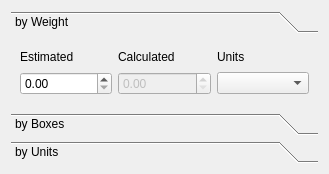
<?xml version="1.0" encoding="UTF-8"?>
<ui version="4.0">
 <class>CatchInputCtrl</class>
 <widget class="QWidget" name="CatchInputCtrl">
  <property name="geometry">
   <rect>
    <x>0</x>
    <y>0</y>
    <width>329</width>
    <height>171</height>
   </rect>
  </property>
  <property name="windowTitle">
   <string>Form</string>
  </property>
  <layout class="QVBoxLayout" name="verticalLayout">
   <item>
    <widget class="QToolBox" name="toolBox">
     <property name="sizePolicy">
      <sizepolicy hsizetype="Preferred" vsizetype="Fixed">
       <horstretch>0</horstretch>
       <verstretch>0</verstretch>
      </sizepolicy>
     </property>
     <property name="toolTip">
      <string>This widget allows us to introduce the catch, 
 using several methods that match each other.</string>
     </property>
     <property name="statusTip">
      <string>This widget allows us to introduce the catch, \n using several methods that match each other.</string>
     </property>
     <property name="whatsThis">
      <string>This widget allows us to introduce the catch, 
 using several methods that match each other.</string>
     </property>
     <property name="currentIndex">
      <number>0</number>
     </property>
     <widget class="QWidget" name="pageWeight">
      <property name="geometry">
       <rect>
        <x>0</x>
        <y>0</y>
        <width>311</width>
        <height>57</height>
       </rect>
      </property>
      <attribute name="label">
       <string>by Weight</string>
      </attribute>
      <attribute name="toolTip">
       <string>Insert aggregated weight (total weight)</string>
      </attribute>
      <layout class="QGridLayout" name="gridLayout_3">
       <item row="0" column="0">
        <widget class="QLabel" name="label">
         <property name="sizePolicy">
          <sizepolicy hsizetype="Preferred" vsizetype="Fixed">
           <horstretch>0</horstretch>
           <verstretch>0</verstretch>
          </sizepolicy>
         </property>
         <property name="text">
          <string>Estimated</string>
         </property>
        </widget>
       </item>
       <item row="0" column="1">
        <widget class="QLabel" name="label_2">
         <property name="sizePolicy">
          <sizepolicy hsizetype="Preferred" vsizetype="Fixed">
           <horstretch>0</horstretch>
           <verstretch>0</verstretch>
          </sizepolicy>
         </property>
         <property name="text">
          <string>Calculated</string>
         </property>
        </widget>
       </item>
       <item row="0" column="2">
        <widget class="QLabel" name="label_3">
         <property name="sizePolicy">
          <sizepolicy hsizetype="Preferred" vsizetype="Fixed">
           <horstretch>0</horstretch>
           <verstretch>0</verstretch>
          </sizepolicy>
         </property>
         <property name="text">
          <string>Units</string>
         </property>
        </widget>
       </item>
       <item row="1" column="0">
        <widget class="QDoubleSpinBox" name="doubleSpinTotalE">
         <property name="toolTip">
          <string>Estimated total catch weight</string>
         </property>
         <property name="statusTip">
          <string>Estimated total catch weight</string>
         </property>
         <property name="whatsThis">
          <string>Estimated total catch weight</string>
         </property>
        </widget>
       </item>
       <item row="1" column="1">
        <widget class="QDoubleSpinBox" name="doubleSpinTotalC">
         <property name="enabled">
          <bool>false</bool>
         </property>
         <property name="toolTip">
          <string>Calculated total catch weight 
 (comes from the aggregation of totals introduced in next forms)</string>
         </property>
         <property name="statusTip">
          <string>Calculated total catch weight \n (comes from the aggregation of totals introduced in next forms)</string>
         </property>
         <property name="whatsThis">
          <string>Calculated total catch weight 
 (comes from the aggregation of totals introduced in next forms)</string>
         </property>
        </widget>
       </item>
       <item row="1" column="2">
        <widget class="QComboBox" name="cmbWeightUnits">
         <property name="toolTip">
          <string>Weight units</string>
         </property>
         <property name="statusTip">
          <string>Weight units</string>
         </property>
         <property name="whatsThis">
          <string>Weight units</string>
         </property>
        </widget>
       </item>
      </layout>
     </widget>
     <widget class="QWidget" name="pageBoxes">
      <property name="geometry">
       <rect>
        <x>0</x>
        <y>0</y>
        <width>272</width>
        <height>57</height>
       </rect>
      </property>
      <attribute name="label">
       <string>by Boxes</string>
      </attribute>
      <attribute name="toolTip">
       <string>Insert weight by boxes (number of boxes x box weight)</string>
      </attribute>
      <layout class="QGridLayout" name="gridLayout_2">
       <item row="0" column="0">
        <widget class="QLabel" name="label_4">
         <property name="sizePolicy">
          <sizepolicy hsizetype="Preferred" vsizetype="Fixed">
           <horstretch>0</horstretch>
           <verstretch>0</verstretch>
          </sizepolicy>
         </property>
         <property name="text">
          <string>Estimated</string>
         </property>
        </widget>
       </item>
       <item row="0" column="1">
        <widget class="QLabel" name="label_5">
         <property name="sizePolicy">
          <sizepolicy hsizetype="Preferred" vsizetype="Fixed">
           <horstretch>0</horstretch>
           <verstretch>0</verstretch>
          </sizepolicy>
         </property>
         <property name="text">
          <string>Calculated</string>
         </property>
        </widget>
       </item>
       <item row="0" column="2">
        <widget class="QLabel" name="label_6">
         <property name="sizePolicy">
          <sizepolicy hsizetype="Preferred" vsizetype="Fixed">
           <horstretch>0</horstretch>
           <verstretch>0</verstretch>
          </sizepolicy>
         </property>
         <property name="text">
          <string>Weight/box</string>
         </property>
        </widget>
       </item>
       <item row="0" column="3">
        <widget class="QLabel" name="label_7">
         <property name="sizePolicy">
          <sizepolicy hsizetype="Preferred" vsizetype="Fixed">
           <horstretch>0</horstretch>
           <verstretch>0</verstretch>
          </sizepolicy>
         </property>
         <property name="text">
          <string>Units</string>
         </property>
        </widget>
       </item>
       <item row="1" column="0">
        <widget class="QDoubleSpinBox" name="doubleSpinNoBoxesE">
         <property name="toolTip">
          <string>Estimated number of boxes</string>
         </property>
         <property name="statusTip">
          <string>Estimated number of boxes</string>
         </property>
         <property name="whatsThis">
          <string>Estimated number of boxes</string>
         </property>
        </widget>
       </item>
       <item row="1" column="1">
        <widget class="QDoubleSpinBox" name="doubleSpinNoBoxesC">
         <property name="enabled">
          <bool>false</bool>
         </property>
         <property name="toolTip">
          <string>Calculated number of boxes 
 (comes from the aggregation of totals introduced in next forms)</string>
         </property>
         <property name="statusTip">
          <string>Calculated number of boxes \n (comes from the aggregation of totals introduced in next forms)</string>
         </property>
         <property name="whatsThis">
          <string>Calculated number of boxes 
 (comes from the aggregation of totals introduced in next forms)</string>
         </property>
        </widget>
       </item>
       <item row="1" column="2">
        <widget class="QDoubleSpinBox" name="doubleSpinWeightBox">
         <property name="toolTip">
          <string>Box weight</string>
         </property>
         <property name="statusTip">
          <string>Box weight</string>
         </property>
         <property name="whatsThis">
          <string>Box weight</string>
         </property>
        </widget>
       </item>
       <item row="1" column="3">
        <widget class="QComboBox" name="cmbBoxUnits">
         <property name="toolTip">
          <string>Box weight units</string>
         </property>
         <property name="statusTip">
          <string>Box weight units</string>
         </property>
         <property name="whatsThis">
          <string>Box weight units</string>
         </property>
        </widget>
       </item>
      </layout>
     </widget>
     <widget class="QWidget" name="pageUnits">
      <property name="geometry">
       <rect>
        <x>0</x>
        <y>0</y>
        <width>311</width>
        <height>57</height>
       </rect>
      </property>
      <attribute name="label">
       <string>by Units</string>
      </attribute>
      <attribute name="toolTip">
       <string>Insert weight by units (number of units x unit weight)</string>
      </attribute>
      <layout class="QGridLayout" name="gridLayout">
       <item row="0" column="0">
        <widget class="QLabel" name="label_8">
         <property name="sizePolicy">
          <sizepolicy hsizetype="Preferred" vsizetype="Fixed">
           <horstretch>0</horstretch>
           <verstretch>0</verstretch>
          </sizepolicy>
         </property>
         <property name="text">
          <string>Estimated</string>
         </property>
        </widget>
       </item>
       <item row="0" column="1">
        <widget class="QLabel" name="label_9">
         <property name="sizePolicy">
          <sizepolicy hsizetype="Preferred" vsizetype="Fixed">
           <horstretch>0</horstretch>
           <verstretch>0</verstretch>
          </sizepolicy>
         </property>
         <property name="text">
          <string>Calculated</string>
         </property>
        </widget>
       </item>
       <item row="0" column="2">
        <widget class="QLabel" name="label_10">
         <property name="sizePolicy">
          <sizepolicy hsizetype="Preferred" vsizetype="Fixed">
           <horstretch>0</horstretch>
           <verstretch>0</verstretch>
          </sizepolicy>
         </property>
         <property name="text">
          <string>Weight/unit</string>
         </property>
        </widget>
       </item>
       <item row="0" column="3">
        <widget class="QLabel" name="label_11">
         <property name="sizePolicy">
          <sizepolicy hsizetype="Preferred" vsizetype="Fixed">
           <horstretch>0</horstretch>
           <verstretch>0</verstretch>
          </sizepolicy>
         </property>
         <property name="text">
          <string>Units</string>
         </property>
        </widget>
       </item>
       <item row="1" column="0">
        <widget class="QSpinBox" name="spinUnitsE">
         <property name="toolTip">
          <string>Estimated units</string>
         </property>
         <property name="statusTip">
          <string>Estimated units</string>
         </property>
         <property name="whatsThis">
          <string>Estimated units</string>
         </property>
        </widget>
       </item>
       <item row="1" column="1">
        <widget class="QSpinBox" name="spinUnitsC">
         <property name="enabled">
          <bool>false</bool>
         </property>
         <property name="toolTip">
          <string>Calculated units 
 (comes from the aggregation of totals introduced in next forms)</string>
         </property>
         <property name="statusTip">
          <string>Calculated units \n (comes from the aggregation of totals introduced in next forms)</string>
         </property>
         <property name="whatsThis">
          <string>Calculated units 
 (comes from the aggregation of totals introduced in next forms)</string>
         </property>
        </widget>
       </item>
       <item row="1" column="2">
        <widget class="QDoubleSpinBox" name="doubleSpinWeightUnit">
         <property name="enabled">
          <bool>true</bool>
         </property>
         <property name="toolTip">
          <string>Unit weight</string>
         </property>
         <property name="statusTip">
          <string>Unit weight</string>
         </property>
         <property name="whatsThis">
          <string>Unit weight</string>
         </property>
        </widget>
       </item>
       <item row="1" column="3">
        <widget class="QComboBox" name="cmbUnitUnits">
         <property name="toolTip">
          <string>Unit weight units</string>
         </property>
         <property name="statusTip">
          <string>Unit weight units</string>
         </property>
         <property name="whatsThis">
          <string>Unit weight units</string>
         </property>
        </widget>
       </item>
      </layout>
     </widget>
    </widget>
   </item>
  </layout>
 </widget>
 <resources/>
 <connections>
  <connection>
   <sender>spinUnitsE</sender>
   <signal>valueChanged(int)</signal>
   <receiver>CatchInputCtrl</receiver>
   <slot>adjustTotalWeightFromUnits(int)</slot>
   <hints>
    <hint type="sourcelabel">
     <x>51</x>
     <y>134</y>
    </hint>
    <hint type="destinationlabel">
     <x>164</x>
     <y>85</y>
    </hint>
   </hints>
  </connection>
  <connection>
   <sender>doubleSpinWeightUnit</sender>
   <signal>valueChanged(double)</signal>
   <receiver>CatchInputCtrl</receiver>
   <slot>adjustTotalWeightFromUnits(double)</slot>
   <hints>
    <hint type="sourcelabel">
     <x>197</x>
     <y>134</y>
    </hint>
    <hint type="destinationlabel">
     <x>164</x>
     <y>85</y>
    </hint>
   </hints>
  </connection>
  <connection>
   <sender>doubleSpinNoBoxesE</sender>
   <signal>valueChanged(double)</signal>
   <receiver>CatchInputCtrl</receiver>
   <slot>adjustTotalWeightFromNoBoxes(double)</slot>
   <hints>
    <hint type="sourcelabel">
     <x>51</x>
     <y>107</y>
    </hint>
    <hint type="destinationlabel">
     <x>164</x>
     <y>85</y>
    </hint>
   </hints>
  </connection>
  <connection>
   <sender>doubleSpinWeightBox</sender>
   <signal>valueChanged(double)</signal>
   <receiver>CatchInputCtrl</receiver>
   <slot>adjustTotalWeightFromBoxWeight(double)</slot>
   <hints>
    <hint type="sourcelabel">
     <x>197</x>
     <y>107</y>
    </hint>
    <hint type="destinationlabel">
     <x>164</x>
     <y>85</y>
    </hint>
   </hints>
  </connection>
 </connections>
 <slots>
  <slot>adjustTotalWeightFromUnits(int)</slot>
  <slot>adjustTotalWeightFromUnits(double)</slot>
  <slot>adjustTotalWeightFromBoxWeight(double)</slot>
  <slot>adjustTotalWeightFromNoBoxes(double)</slot>
 </slots>
</ui>
